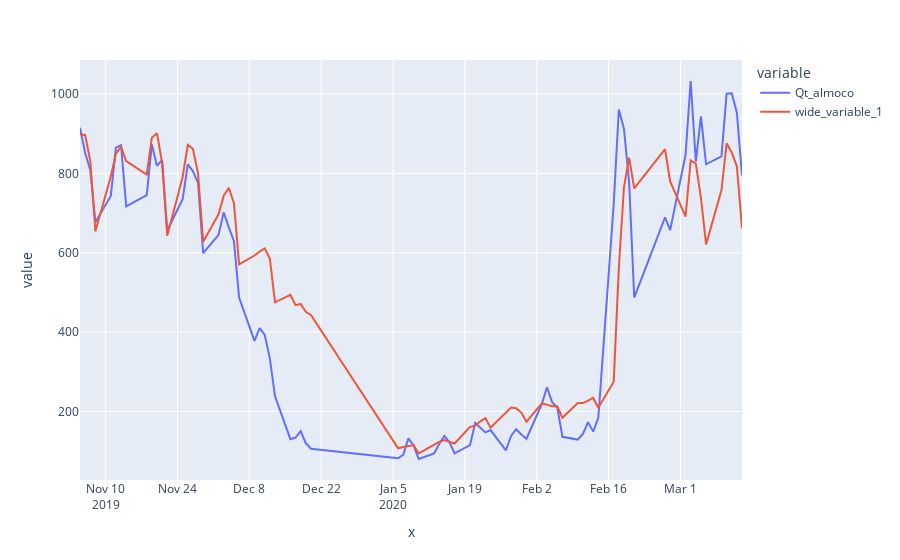

Write notebook code for a chart like this one.
### Code cell
fig1 = px.line(test_df, x=domain, y=[test_df['Qt_almoco'], predicted_df['Qt_almoco']])
fig1.show()
